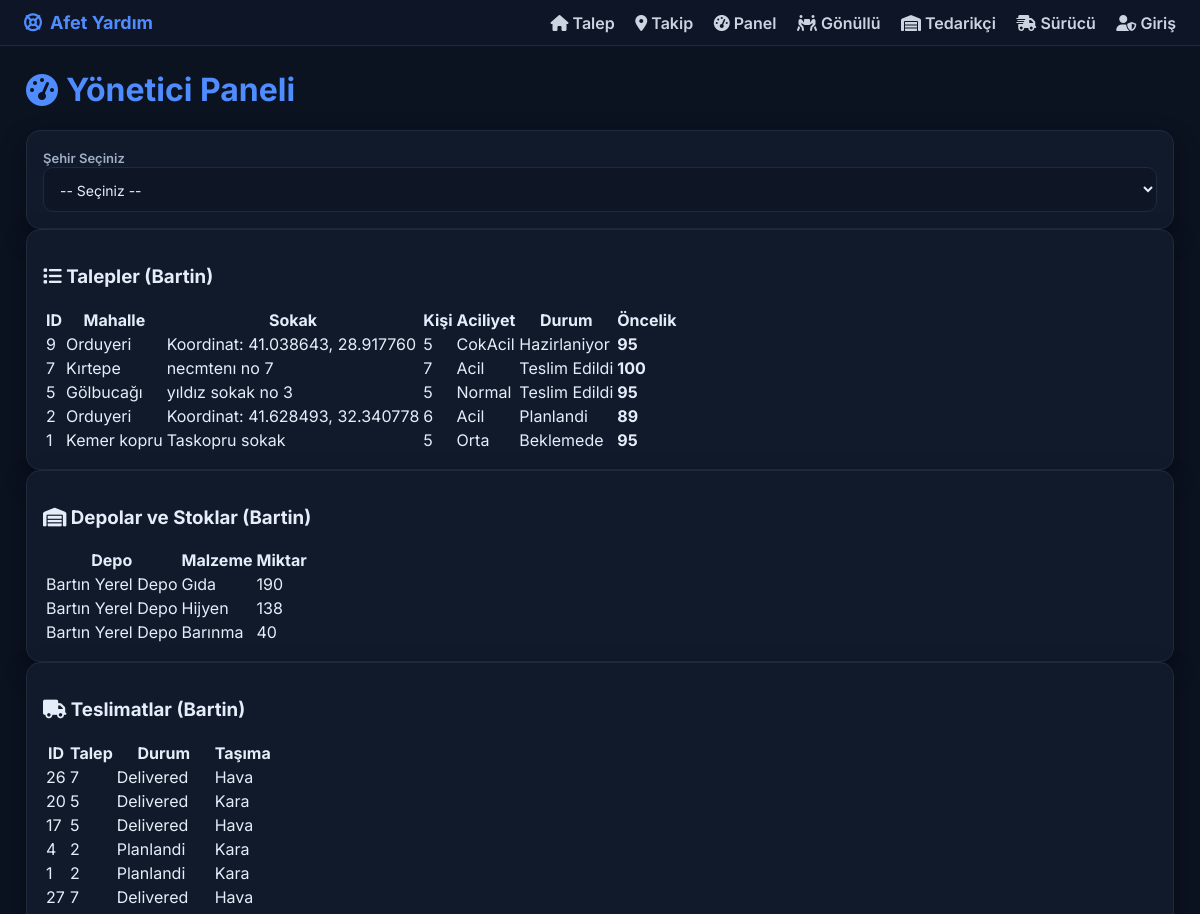
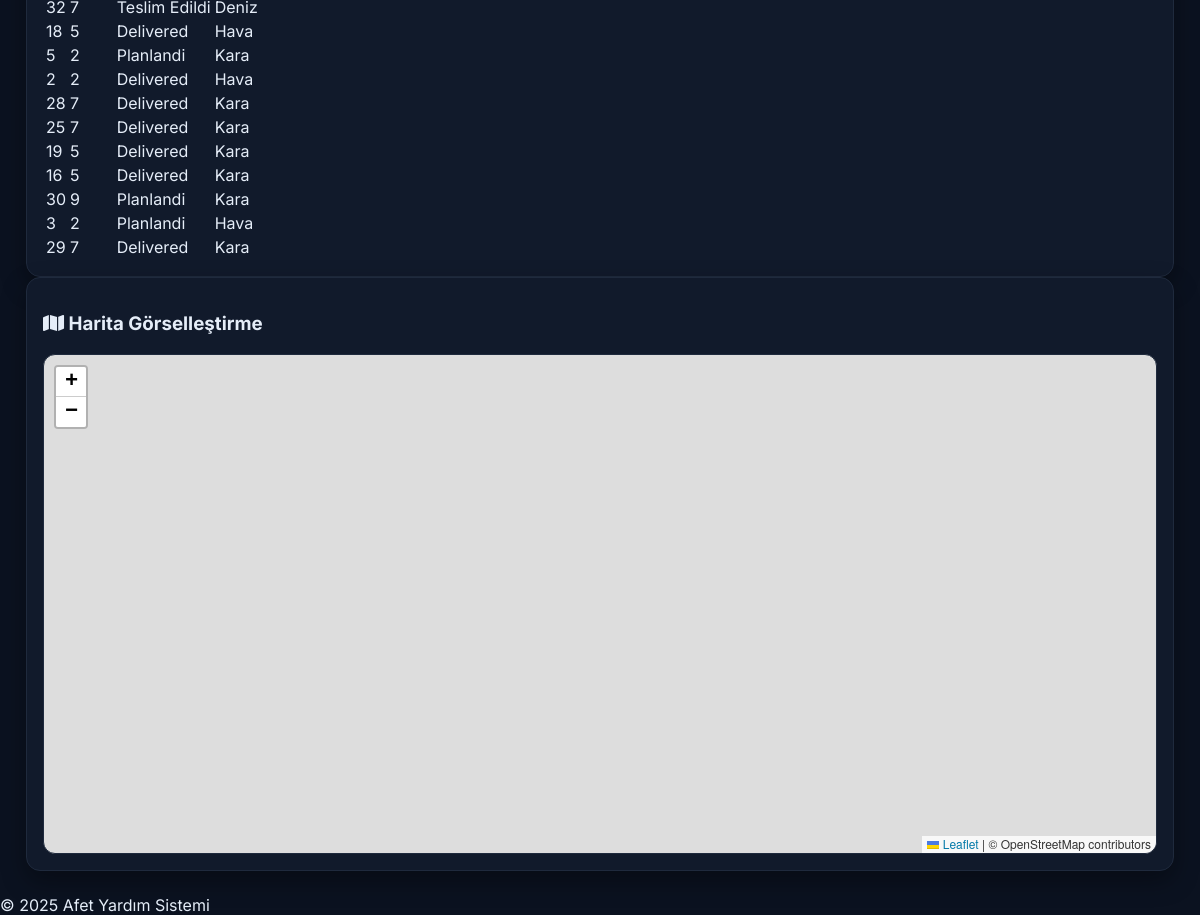
Screenshot of /dashboard.php?sehir=Bartin (signed in) with the database file from the repository (2 pictures, top to bottom).
### tables this page shows
CREATE TABLE `talepler` (
  `id` int(11) NOT NULL,
  `kullanici_id` int(11) DEFAULT NULL,
  `sehir` varchar(100) DEFAULT NULL,
  `mahalle` varchar(100) DEFAULT NULL,
  `sokak` varchar(255) DEFAULT NULL,
  `latitude` decimal(9,6) DEFAULT NULL,
  `longitude` decimal(9,6) DEFAULT NULL,
  `kisi_sayisi` int(11) NOT NULL,
  `aciliyet_seviyesi` varchar(20) DEFAULT 'Orta',
  `aciklama` text DEFAULT NULL,
  `ikamet` varchar(200) DEFAULT NULL,
  `telefon` varchar(50) DEFAULT NULL,
  `durum` varchar(30) DEFAULT 'Beklemede',
  `created_at` datetime DEFAULT current_timestamp()
);

CREATE TABLE `tedarikciler` (
  `id` int(11) NOT NULL,
  `ad` varchar(150) NOT NULL,
  `sehir` varchar(100) DEFAULT NULL,
  `latitude` decimal(9,6) DEFAULT NULL,
  `longitude` decimal(9,6) DEFAULT NULL,
  `kapasite` int(11) DEFAULT NULL,
  `yerel_mi` tinyint(1) DEFAULT 1,
  `kayit_tarihi` datetime DEFAULT current_timestamp()
);

CREATE TABLE `stoklar` (
  `id` int(11) NOT NULL,
  `tedarikci_id` int(11) NOT NULL,
  `malzeme_id` int(11) NOT NULL,
  `miktar` int(11) NOT NULL,
  `son_guncelleme` datetime DEFAULT current_timestamp() ON UPDATE current_timestamp()
);

CREATE TABLE `malzemeler` (
  `id` int(11) NOT NULL,
  `ad` varchar(150) NOT NULL,
  `kategori` varchar(30) DEFAULT 'Standart',
  `birim` varchar(50) DEFAULT NULL,
  `miad_tarihi` date DEFAULT NULL,
  `aciklama` text DEFAULT NULL
);

CREATE TABLE `teslimatlar` (
  `id` int(11) NOT NULL,
  `talep_id` int(11) NOT NULL,
  `tedarikci_id` int(11) NOT NULL,
  `tasima_modu` varchar(20) DEFAULT 'Kara',
  `rota_aciklama` text DEFAULT NULL,
  `teslimat_tarihi` datetime DEFAULT NULL,
  `durum` varchar(30) DEFAULT 'Planlandi',
  `malzeme_id` int(11) DEFAULT NULL,
  `surucu_id` int(11) DEFAULT NULL
);

### lib/Geo.php (called while the page is built, shortened)
<?php
class Geo {
    public static function clampTurkey($lat, $lng){
        if ($lat < 35.8) $lat = 35.8;
        if ($lng < 25.6) $lng = 25.6;
        return [$lat, $lng];
    }
    public static function distanceKm($lat1, $lng1, $lat2, $lng2){
        $R = 6371.0;
        $dLat = deg2rad($lat2 - $lat1);
        $dLng = deg2rad($lng2 - $lng1);
        $a = sin($dLat/2) * sin($dLat/2) +
             cos(deg2rad($lat1)) * cos(deg2rad($lat2)) *
             sin($dLng/2) * sin($dLng/2);
        $c = 2 * atan2(sqrt($a), sqrt(1 - $a));
        return $R * $c;
    }
    public static function isValid($lat, $lng){
        return is_numeric($lat) && is_numeric($lng) &&
               $lat >= -90 && $lat <= 90 && $lng >= -180 && $lng <= 180;
    }
}

### lib/Priority.php (called while the page is built, shortened)
<?php
require_once __DIR__.'/Geo.php';
class Priority {
    public static function calculate(
        int $kisi,
        string $acil,
        array $needsList,
        ?float $lat = null,
        ?float $lng = null,
        PDO $pdo = null
    ): int {
        $base = 40;
        $w_people = min(40, max(0, $kisi) * 4);
        if ($acil === 'CokAcil') {
            $w_acil = 30;
        } elseif ($acil === 'Acil') {
            $w_acil = 20;
        } else {
            $w_acil = 10;
        }
        $hasCritical = (!empty($needsList['su']) || !empty($needsList['ilac'])) ? 15 : 5;
        $w_distance = 0;
        if ($pdo && $lat !== null && $lng !== null && Geo::isValid($lat, $lng)) {
            list($lat, $lng) = Geo::clampTurkey($lat, $lng);
            $depots = $pdo->query("SELECT latitude, longitude FROM tedarikciler")->fetchAll();
            $minDist = INF;
            foreach ($depots as $d) {
                $dLat = $d['latitude'] ?? null;
                $dLng = $d['longitude'] ?? null;
                if ($dLat !== null && $dLng !== null && Geo::isValid($dLat, $dLng)) {
                    $dist = Geo::distanceKm($lat, $lng, (float)$dLat, (float)$dLng);
                    if ($dist !== null && $dist < $minDist) {
                        $minDist = $dist;
                    }
                }
            }
            if ($minDist === INF) {
                $w_distance = 0;
            } elseif ($minDist < 10) {
                $w_distance = 0;
            } elseif ($minDist < 50) {
                $w_distance = 10;
            } else {
                $w_distance = 20;
            }
        }
        $score = $base + $w_people + $w_acil + $hasCritical + $w_distance;
        return max(0, min(100, (int)$score));
    }
}

### dashboard.php (the view, shortened to what this page needs)
<?php
require_once 'lib/Priority.php';
require_once 'lib/Geo.php';
include 'templates/header.php';
$sehir = $_GET['sehir'] ?? '';
?>
<div class="container">
  <h1 class="title"><i class="fa-solid fa-gauge-high"></i> Yönetici Paneli</h1>
  <form method="GET" class="card">
    <label>Şehir Seçiniz</label>
    <select name="sehir" onchange="this.form.submit()">
      <option value="">-- Seçiniz --</option>
    </select>
  </form>
  <?php if($sehir): ?>
  <div class="card">
    <h3><i class="fa-solid fa-list"></i> Talepler (<?php echo htmlspecialchars($sehir); ?>)</h3>
    <table>
      <thead>
        <tr>
          <th>ID</th><th>Mahalle</th><th>Sokak</th><th>Kişi</th><th>Aciliyet</th><th>Durum</th><th>Öncelik</th>
        </tr>
      </thead>
      <tbody>
        <?php
        $stmt = $pdo->prepare("SELECT * FROM talepler WHERE sehir=? ORDER BY created_at DESC");
        $stmt->execute([$sehir]);
        $rows = $stmt->fetchAll();
        foreach($rows as $r){
          $lat = $r['latitude'];
          $lng = $r['longitude'];
          $score = Priority::calculate(
            intval($r['kisi_sayisi']),
            $r['aciliyet_seviyesi'],
            [],
            $lat,
            $lng,
            $pdo
          );
          echo "<tr>
            <td>{$r['id']}</td><td>{$r['mahalle']}</td><td>{$r['sokak']}</td>
            <td>{$r['kisi_sayisi']}</td><td>{$r['aciliyet_seviyesi']}</td>
            <td>{$r['durum']}</td><td><strong>{$score}</strong></td>
          </tr>";
        }
        ?>
      </tbody>
    </table>
  </div>
  <div class="card">
    <h3><i class="fa-solid fa-warehouse"></i> Depolar ve Stoklar (<?php echo htmlspecialchars($sehir); ?>)</h3>
    <table>
      <thead><tr><th>Depo</th><th>Malzeme</th><th>Miktar</th></tr></thead>
      <tbody>
        <?php
        $stmt = $pdo->prepare("SELECT d.id, d.ad AS depo, d.latitude, d.longitude, m.ad AS malzeme, s.miktar
                               FROM stoklar s
                               JOIN tedarikciler d ON s.tedarikci_id=d.id
                               JOIN malzemeler m ON s.malzeme_id=m.id
                               WHERE d.sehir=?");
        $stmt->execute([$sehir]);
        foreach($stmt as $row){
          echo "<tr><td>{$row['depo']}</td><td>{$row['malzeme']}</td><td>{$row['miktar']}</td></tr>";
        }
        ?>
      </tbody>
    </table>
  </div>
  <div class="card">
    <h3><i class="fa-solid fa-truck"></i> Teslimatlar (<?php echo htmlspecialchars($sehir); ?>)</h3>
    <table>
      <thead><tr><th>ID</th><th>Talep</th><th>Durum</th><th>Taşıma</th></tr></thead>
      <tbody>
        <?php
        $stmt = $pdo->prepare("
          SELECT t.id, t.talep_id, t.durum, t.tasima_modu AS tasima_turu, t.tedarikci_id,
                 tp.latitude AS talep_lat, tp.longitude AS talep_lng,
                 d.latitude AS depo_lat, d.longitude AS depo_lng, d.ad AS depo_ad
          FROM teslimatlar t
          JOIN talepler tp ON t.talep_id = tp.id
          JOIN tedarikciler d ON t.tedarikci_id = d.id
          WHERE tp.sehir = ?
          ORDER BY t.teslimat_tarihi DESC
        ");
        $stmt->execute([$sehir]);
        foreach($stmt as $row){
          echo "<tr>
            <td>{$row['id']}</td><td>{$row['talep_id']}</td>
            <td>{$row['durum']}</td><td>{$row['tasima_turu']}</td>
          </tr>";
        }
        ?>
      </tbody>
    </table>
  </div>
  <div class="card">
    <h3><i class="fa-solid fa-map"></i> Harita Görselleştirme</h3>
    <div id="map" style="height:500px;"></div>
  </div>
  <?php endif; ?>
</div>
<?php include 'templates/footer.php'; ?>

### templates/header.php (shortened to what this page needs)
<!DOCTYPE html>
<html lang="tr">
<head>
  <link rel="stylesheet" href="https://cdnjs.cloudflare.com/ajax/libs/font-awesome/6.5.0/css/all.min.css">
  <link rel="stylesheet" href="https://unpkg.com/leaflet@1.9.4/dist/leaflet.css">
  <link rel="stylesheet" href="https://cdnjs.cloudflare.com/ajax/libs/awesomplete/1.1.5/awesomplete.min.css">
  <link rel="stylesheet" href="assets/css/style.css">
</head>
<body>
  <nav class="navbar">
    <a href="index.php" class="brand"><i class="fa-solid fa-life-ring"></i> Afet Yardım</a>
    <div class="nav-links">
      <a href="index.php"><i class="fa-solid fa-house"></i> Talep</a>
      <a href="track.php"><i class="fa-solid fa-location-dot"></i> Takip</a>
      <a href="dashboard.php"><i class="fa-solid fa-gauge-high"></i> Panel</a>
      <a href="volunteer.php"><i class="fa-solid fa-people-carry-box"></i> Gönüllü</a>
      <a href="supplier.php"><i class="fa-solid fa-warehouse"></i> Tedarikçi</a>
      <a href="driver.php"><i class="fa-solid fa-truck-fast"></i> Sürücü</a>
      <a href="login.php"><i class="fa-solid fa-user-shield"></i> Giriş</a>
    </div>
  </nav>

### templates/footer.php (shortened to what this page needs)
  <footer class="footer"><span>© 2025 Afet Yardım Sistemi</span></footer>
</body>
</html>

### assets/css/style.css (style rules this page uses)
:root { --bg:#0b1220; --card:#111a2b; --border:#1f2a3d; --text:#e5edf8; --muted:#a1aec8; --primary:#4f8cff; --primary-dark:#3b6ed6; --accent:#22c55e; --warning:#f59e0b; --danger:#ef4444; }
* { box-sizing:border-box }
html,body { height:100% }
body { font-family:'Inter',system-ui,sans-serif;background:var(--bg);color:var(--text);margin:0 }
.navbar { background:#0e1526;border-bottom:1px solid var(--border);padding:12px 24px;display:flex;justify-content:space-between;align-items:center;position:sticky;top:0;z-index:100 }
.navbar .brand { color:var(--primary);font-weight:700;text-decoration:none;font-size:18px;display:flex;align-items:center;gap:8px }
.nav-links a { margin-left:16px;color:#cbd5e1;text-decoration:none;font-weight:600 }
.container { max-width:1180px;margin:24px auto;padding:0 16px }
.title { color:var(--primary);display:flex;align-items:center;gap:8px;font-weight:700 }
.card { background:var(--card);border:1px solid var(--border);border-radius:14px;padding:16px;box-shadow:0 10px 24px rgba(0,0,0,.35);transition:.2s }
label { font-size:13px;color:var(--muted);font-weight:600 }
input,select,textarea,button { font-family:inherit }
input,select,textarea { width:100%;padding:12px;border:1px solid var(--border);border-radius:10px;background:#0e1626;color:var(--text);font-size:14px }
#map,#dashMap,#trackMap,#volMap,#driverMap { height:360px;border:1px solid var(--border);border-radius:12px }

### rows the page displays
talepler: id "9", mahalle "Orduyeri", sokak "Koordinat: 41.038643, 28.917760", kisi_sayisi "5", aciliyet_seviyesi "CokAcil", durum "Hazirlaniyor", score "95"
talepler: id "7", mahalle "Kırtepe", sokak "necmtenı no 7", kisi_sayisi "7", aciliyet_seviyesi "Acil", durum "Teslim Edildi", score "100"
talepler: id "5", mahalle "Gölbucağı", sokak "yıldız sokak no 3", kisi_sayisi "5", aciliyet_seviyesi "Normal", durum "Teslim Edildi", score "95"
talepler: id "2", mahalle "Orduyeri", sokak "Koordinat: 41.628493, 32.340778", kisi_sayisi "6", aciliyet_seviyesi "Acil", durum "Planlandi", score "89"
talepler: id "1", mahalle "Kemer kopru", sokak "Taskopru sokak", kisi_sayisi "5", aciliyet_seviyesi "Orta", durum "Beklemede", score "95"
stoklar: tedarikci.ad "Bartın Yerel Depo", malzeme.ad "Gıda", miktar "190"
stoklar: tedarikci.ad "Bartın Yerel Depo", malzeme.ad "Hijyen", miktar "138"
stoklar: tedarikci.ad "Bartın Yerel Depo", malzeme.ad "Barınma", miktar "40"
teslimatlar: id "26", talep "7", durum "Delivered", tasima_modu "Hava"
teslimatlar: id "20", talep "5", durum "Delivered", tasima_modu "Kara"
teslimatlar: id "17", talep "5", durum "Delivered", tasima_modu "Hava"
teslimatlar: id "4", talep "2", durum "Planlandi", tasima_modu "Kara"
teslimatlar: id "1", talep "2", durum "Planlandi", tasima_modu "Kara"
teslimatlar: id "27", talep "7", durum "Delivered", tasima_modu "Hava"
teslimatlar: id "32", talep "7", durum "Teslim Edildi", tasima_modu "Deniz"
teslimatlar: id "18", talep "5", durum "Delivered", tasima_modu "Hava"
teslimatlar: id "5", talep "2", durum "Planlandi", tasima_modu "Kara"
teslimatlar: id "2", talep "2", durum "Delivered", tasima_modu "Hava"
teslimatlar: id "28", talep "7", durum "Delivered", tasima_modu "Kara"
teslimatlar: id "25", talep "7", durum "Delivered", tasima_modu "Kara"
teslimatlar: id "19", talep "5", durum "Delivered", tasima_modu "Kara"
teslimatlar: id "16", talep "5", durum "Delivered", tasima_modu "Kara"
teslimatlar: id "30", talep "9", durum "Planlandi", tasima_modu "Kara"
teslimatlar: id "3", talep "2", durum "Planlandi", tasima_modu "Hava"
teslimatlar: id "29", talep "7", durum "Delivered", tasima_modu "Kara"

### other values shown
$sehir "Bartin"
